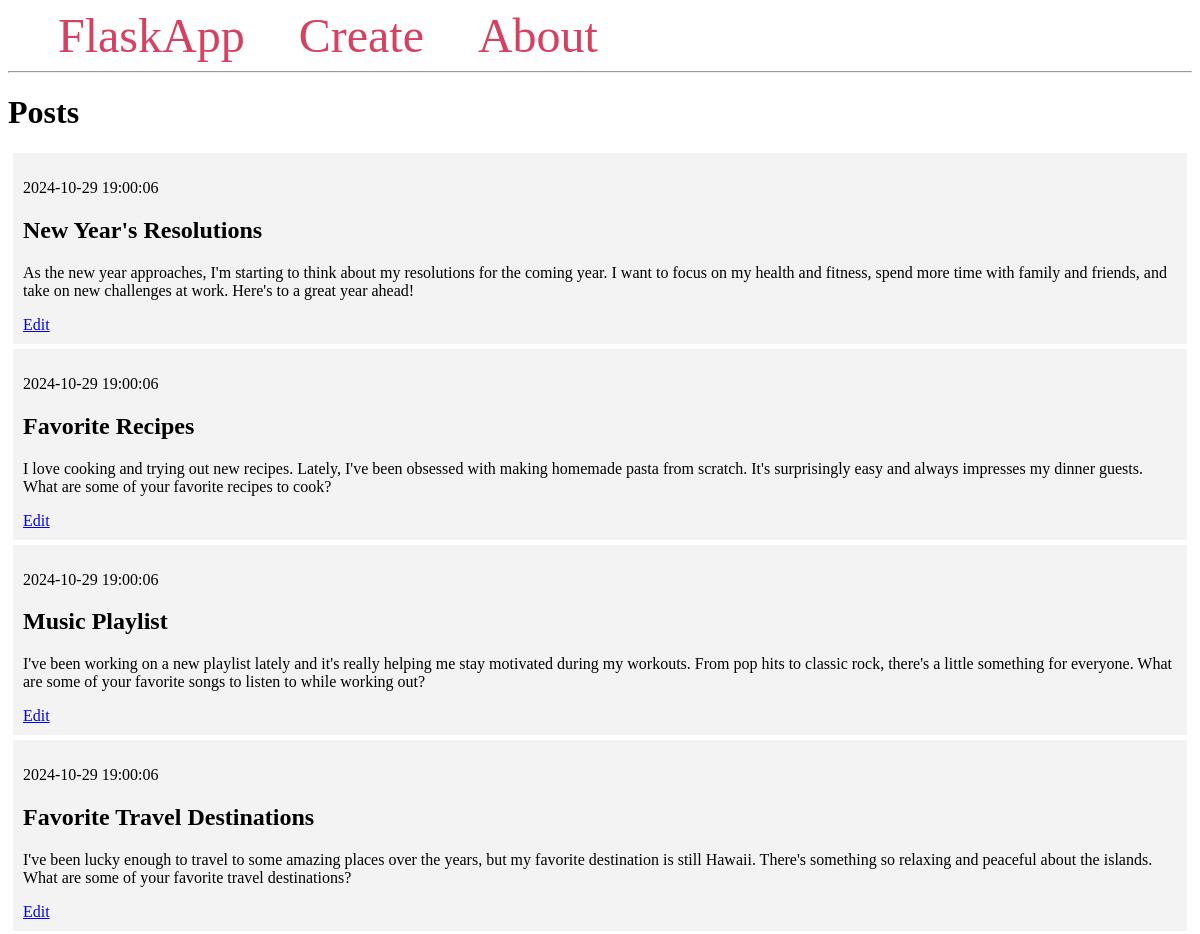
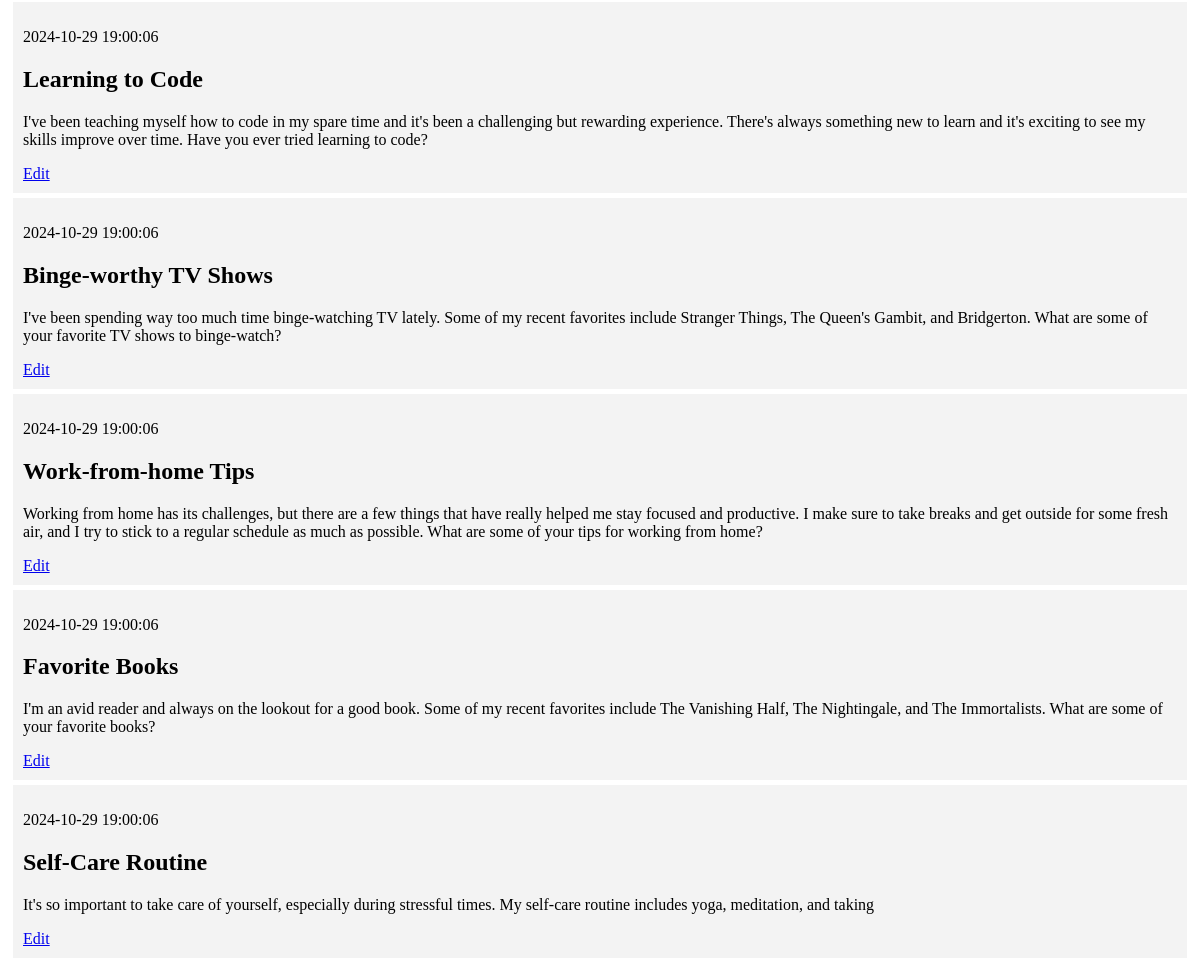
Before: / with the older database file (2 pictures, top to bottom).
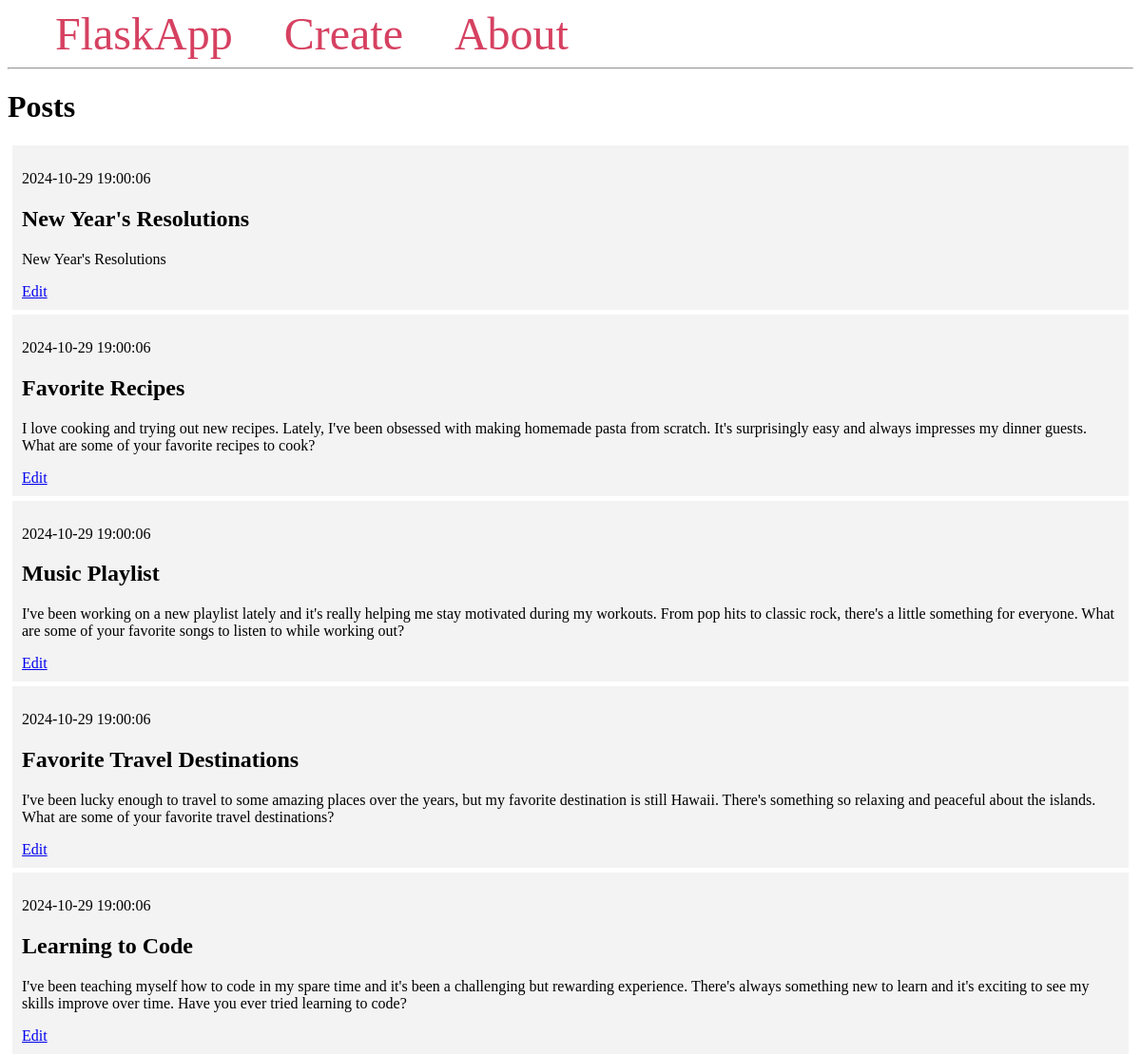
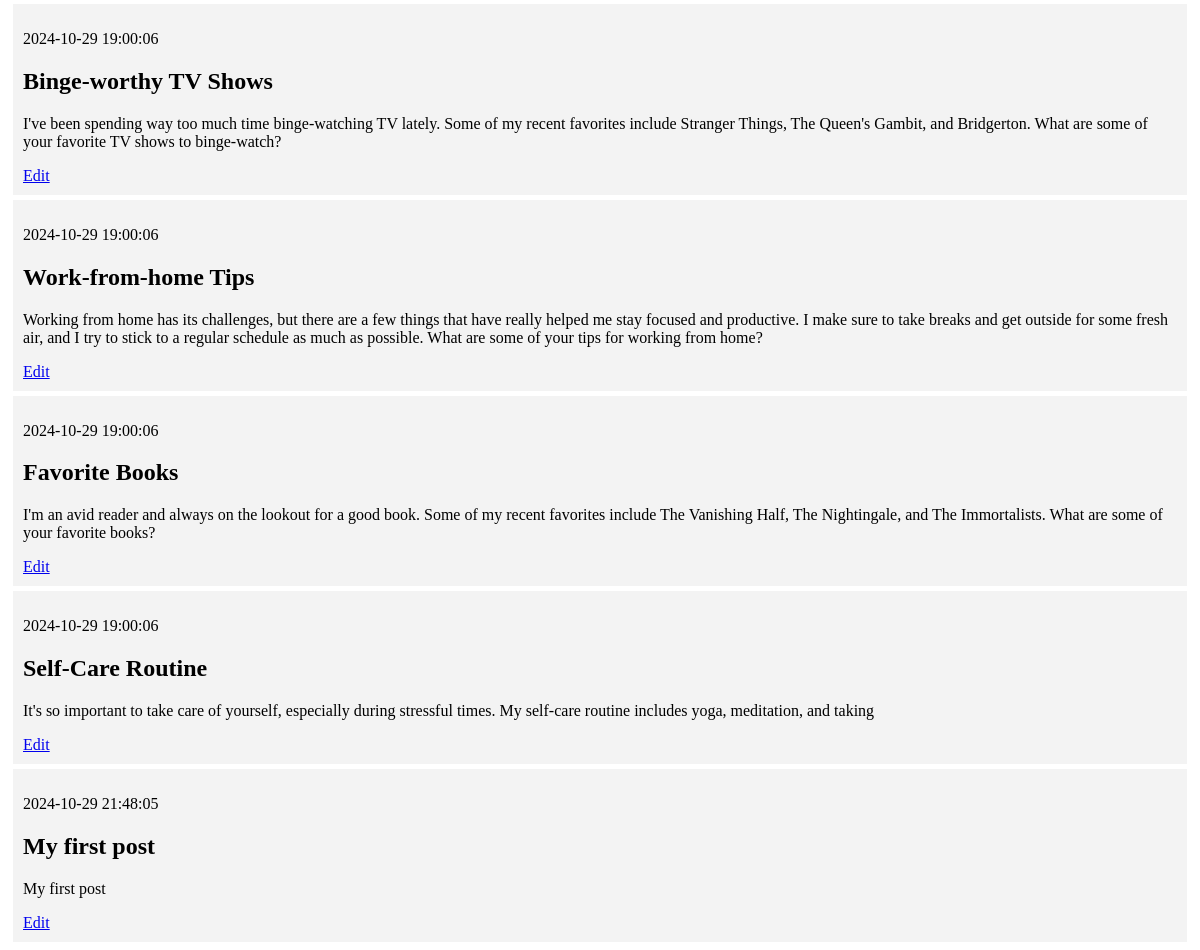
After: the same page with the newer database file (2 pictures, top to bottom).
### tables this page shows
CREATE TABLE posts (
    id INTEGER PRIMARY KEY AUTOINCREMENT,
    created TIMESTAMP NOT NULL DEFAULT CURRENT_TIMESTAMP,
    title TEXT NOT NULL,
    content TEXT NOT NULL
);

### flask_blog_class/app.py (the view)
@app.route('/')
def index():
    conn = get_db_connection()
    posts = conn.execute('SELECT * FROM posts').fetchall()
    conn.close()
    return render_template('index.html', posts=posts)

### flask_blog_class/app.py (called while the page is built)
def get_db_connection():
    conn = sqlite3.connect('database.db')
    conn.row_factory = sqlite3.Row
    return conn

### flask_blog_class/templates/index.html
{% extends 'base.html' %}
{% block content %}
    <h1>{% block title %} Posts {% endblock %}</h1>
    {% for post in posts %}
        <div class='post'>
            <p>{{ post['created'] }}</p>
            <h2>{{ post['title'] }}</h2>
            <p>{{ post['content'] }}</p>
            <a href="{{ url_for('edit', id=post['id']) }}">Edit</a>
        </div>
    {% endfor %}
{% endblock %}

### flask_blog_class/templates/base.html (shortened to what this page needs)
<!DOCTYPE html>
<html lang="en">
<head>
</head>
<body>
    <nav>
        <a href="{{ url_for('index') }}">FlaskApp</a>
        <a href="{{ url_for('create') }}">Create</a>
        <a href="#">About</a>
    </nav>
    <hr>
    <div class="content">
        {% block content %} {% endblock %}
    </div>
</body>
</html>

### flask_blog_class/templates/base.html (style rules this page uses)
.post { padding: 10px; margin: 5px; background-color: #f3f3f3 }
nav a { color: #d64161; font-size: 3em; margin-left: 50px; text-decoration: none; }

Changed rows visible on the page:
changed posts "New Year's Resolutions": content "As the new year approaches, I'm starting to think about my resolutions for the coming year. I want to focus on my health and fitness, spend more time with family and friends, and take on new challenges at work. Here's to a great year ahead!" → "New Year's Resolutions"
added posts: created "2024-10-29 21:48:05", title "My first post", content "My first post"
